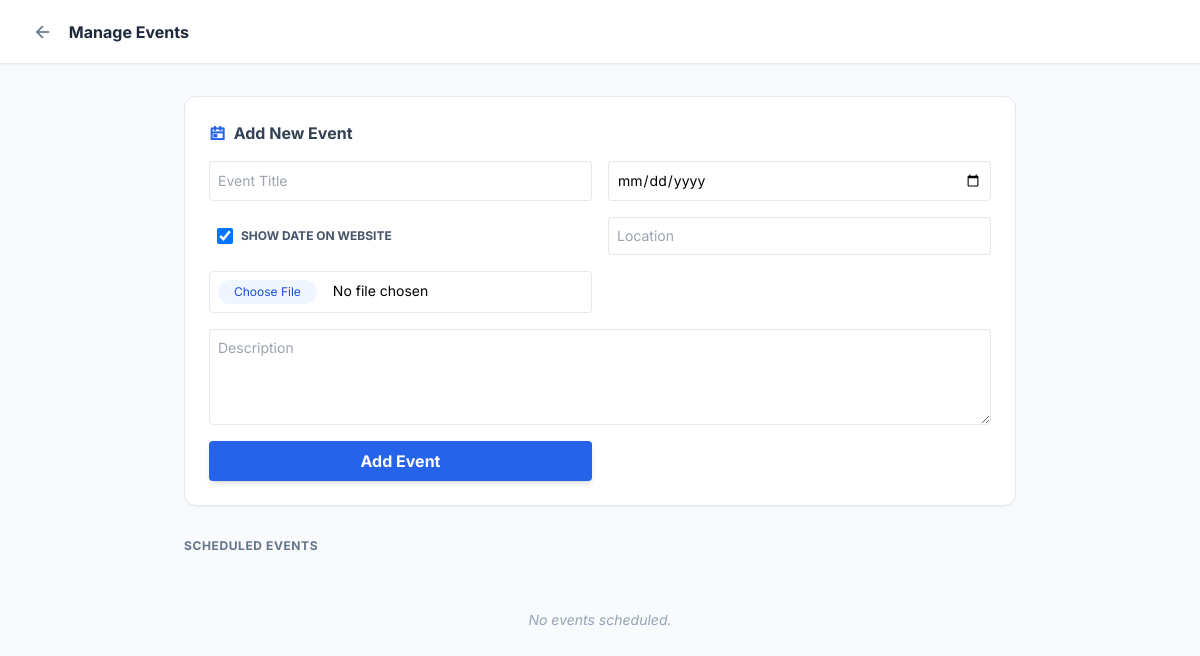
The app's page /edit-events (signed in), older data.
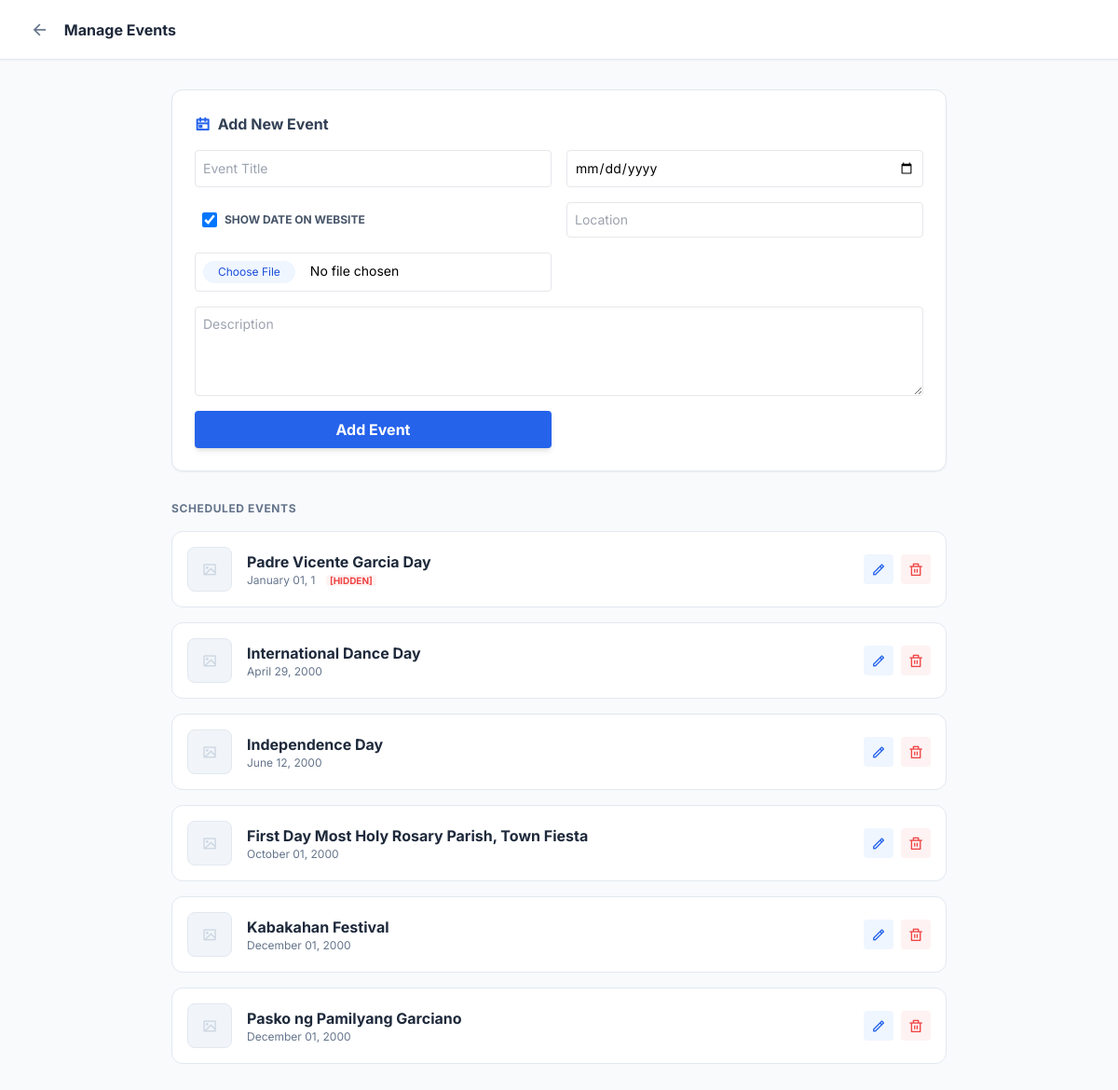
The same page, newer data.
### webapp/models.py (models this page shows)
class Event(db.Model):
    id = db.Column(db.Integer, primary_key=True)
    title = db.Column(db.String(200), nullable=False)
    date = db.Column(db.Date, nullable=True)
    show_date = db.Column(db.Boolean, default=True) # New field
    description = db.Column(db.Text, nullable=True)
    image_url = db.Column(db.String(500), nullable=True)
    location = db.Column(db.String(200), nullable=True)

### webapp/views.py (the view, shortened to what this page needs)
@views.route("/edit-events", methods=["GET", "POST"])
@login_required
def edit_events():
    if not current_user.is_admin: return redirect(url_for("views.home"))
    events = Event.query.order_by(Event.date.asc()).all()
    return render_template("edit_events.html", events=events)

### webapp/views.py (called while the page is built, shortened)
@views.before_app_request
def check_maintenance():
    try:
        setting = SiteContent.query.filter_by(key='site_maintenance_mode').first()
        is_maintenance = (setting.value == 'true') if setting else False
    except:
        is_maintenance = False
    if not is_maintenance:
        return None

### webapp/templates/edit_events.html (shortened to what the changed rows need)
{% extends "base.html" %}
{% block navbar %}
<nav
    class="fixed top-0 w-full z-50 bg-white border-b border-slate-200 h-16 flex items-center px-8 justify-between shadow-sm">
    <div class="flex items-center gap-4">
        <h1 class="font-bold text-slate-800">Manage Events</h1>
    </div>
</nav>
{% endblock %}
{% block content %}
<div class="pt-24 pb-20 px-8 max-w-4xl mx-auto">
    <div class="space-y-4">
        <h3 class="font-bold text-slate-500 uppercase text-xs tracking-wider">Scheduled Events</h3>
        {% for ev in events %}
        <div
            class="flex items-center justify-between bg-white p-4 rounded-xl border border-slate-200 hover:shadow-md transition">
            <div class="flex items-center gap-4">
                <div class="w-12 h-12 bg-slate-100 rounded-lg overflow-hidden shrink-0 border border-slate-200">
                    {% if ev.image_url %}
                    <img src="{{ url_for('static', filename=ev.image_url.replace('static/', '')) }}"
                        class="w-full h-full object-cover">
                    {% else %}
                    <div class="w-full h-full flex items-center justify-center text-slate-300"><i
                            class="ri-image-line"></i></div>
                    {% endif %}
                </div>
                <div>
                    <p class="font-bold text-slate-800">{{ ev.title }}</p>
                    <p class="text-xs text-slate-500">
                        {% if ev.date %}{{ ev.date.strftime('%B %d, %Y') }}{% else %}No Date{% endif %}
                        {% if not ev.show_date %}
                        <span
                            class="ml-2 text-red-500 font-bold uppercase text-[10px] bg-red-50 px-1 rounded">[HIDDEN]</span>
                        {% endif %}
                    </p>
                </div>
            </div>
            <div class="flex gap-2">
                <button type="button"
                    onclick="openEditModal('{{ ev.id }}', '{{ ev.title|replace("'", "\\'") }}', '{{ ev.date }}', '{{ ev.location|replace("'", "\\'") }}', `{{ ev.description|replace("
                    `", "\\`" ) }}`)"
                    class="w-8 h-8 rounded bg-blue-50 text-blue-600 flex items-center justify-center hover:bg-blue-600 hover:text-white transition">
                    <i class="ri-pencil-line"></i>
                </button>
                <form method="POST" onsubmit="return confirm('Delete this event?');">
                    <button type="submit"
                        class="w-8 h-8 rounded bg-red-50 text-red-500 flex items-center justify-center hover:bg-red-600 hover:text-white transition">
                        <i class="ri-delete-bin-line"></i>
                    </button>
                </form>
            </div>
        </div>
        {% else %}
        <p class="text-center py-10 text-slate-400 italic text-sm">No events scheduled.</p>
        {% endfor %}
    </div>
</div>
{% endblock %}

Row changes from the older to the newer data that the page shows:
added Event: title "Padre Vicente Garcia Day", date "January 01, 1", show_date "[HIDDEN]"
added Event: title "International Dance Day", date "April 29, 2000"
added Event: title "Independence Day", date "June 12, 2000"
added Event: title "First Day Most Holy Rosary Parish, Town Fiesta", date "October 01, 2000"
added Event: title "Kabakahan Festival", date "December 01, 2000"
added Event: title "Pasko ng Pamilyang Garciano", date "December 01, 2000"
Text that changed along with them:
text no longer shown: "No events scheduled."
